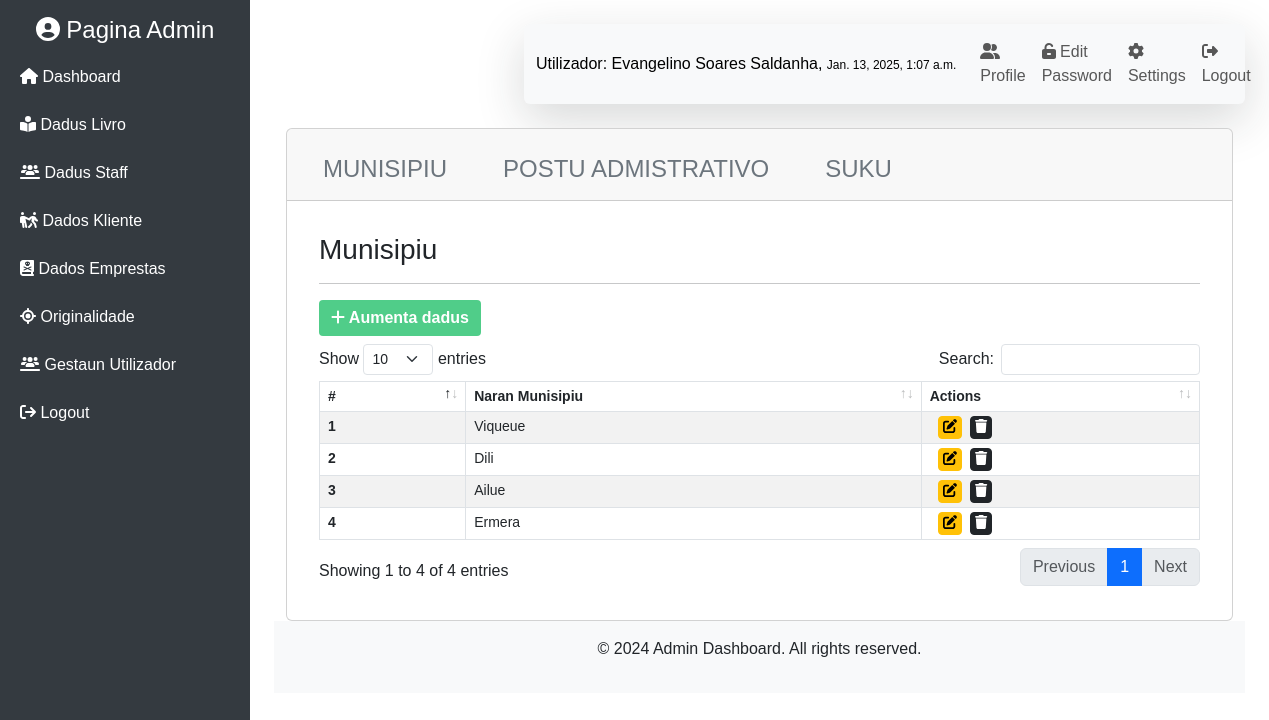
Screenshot of /home/origin/ (signed in) with the database file from the repository.
### mainApp/models.py (models this page shows, shortened)
class Staff(models.Model):
    SEXO_CHOICES = [
        ('Mane', 'Mane'),
        ('Feto', 'Feto'),
    ]
    STADU_CIVIL = [
        ('Solteiro', 'Solteiro'),
        ('Kassadu', 'Kassadu'),
        ('Diborsiadu', 'Diborsiadu'),
        ('Barlakeadu', 'Barlakeadu')
    ]
    id_staff = models.UUIDField(primary_key=True, default=uuid.uuid4, editable=False)
    naran_staff = models.CharField(max_length=225, blank=True, null=True)
    sexu = models.CharField(max_length=4, choices=SEXO_CHOICES, blank=True, null=True)
    data_moris = models.DateField(blank=True, null=True)
    id_suku = models.ForeignKey(Suku, related_name='staff', on_delete=models.CASCADE, blank=True, null=True)
    endereso = models.CharField(max_length=225, blank=True, null=True)
    no_tlf = models.CharField(max_length=20, blank=True, null=True)
    estadu_sivil = models.CharField(max_length=15, default='', choices=STADU_CIVIL,blank=True, null=True)
    user = models.OneToOneField(User, on_delete=models.CASCADE, null= True)
    foto = models.ImageField(
        upload_to='foto_staff/',
        validators=[FileExtensionValidator(allowed_extensions=['png', 'jpg', 'jpeg'])],
        null=True,
        blank=True,
        default='default.png'
    )

class Municipio(models.Model):
    id_mun = models.UUIDField(primary_key=True, default=uuid.uuid4, editable=False)
    mun = models.CharField(max_length=100)

### mainApp/views/views_admin.py (the view)
# urls.py: path('origin/', views.origin, name='origin'),
@login_required
def origin(request):
    mun = Municipio.objects.all()
    context = {
        'title': 'Origin',
        'sub_title': 'Munisipiu',
        'data':  mun,
        'form': FormMun(),
        'title_form': 'Aumenta Munisipiu',
        'btn':'Rai dadus'
    }
    return render(request, 'module/origin/origin.html', context)

### mainApp/forms.py
class FormMun(forms.ModelForm):
    class Meta:
        model = Municipio
        fields = '__all__'
        labels ={
            'mun':'Munisipiu'
        }
        widgets = {
            'mun': forms.TextInput(attrs={'placeholder': 'Prense...'})
        }

### mainApp/templates/module/origin/origin.html (shortened to what this page needs)
{% extends 'base.html' %} {% load crispy_forms_tags %} {% block content %}
<div class="card">
  <div class="card-header">
    <ul class="nav nav-tabs card-header-tabs">
      <li class="btn btn-outline-warning text-uppercase border-0 nav-item">
        <a class="nav-link border-0 text-secondary fs-4" aria-current="true" href="#">Munisipiu</a>
      </li>
      <li class="btn btn-outline-warning text-uppercase border-0 nav-item">
        <a class="nav-link border-0 text-secondary fs-4" href="{% url 'postu' %}">Postu Admistrativo</a>
      </li>
      <li class="btn btn-outline-warning text-uppercase border-0 nav-item">
        <a class="nav-link border-0 text-secondary fs-4" href="{% url 'suku'%}">Suku</a>
      </li>
    </ul>
  </div>
  <div class=" card-body">
    <div class="card-body">
      <h3>{{ sub_title }}</h3>
      <hr />
      <div class="my-2">
        <button type="button" class="btn btn-primary" data-bs-toggle="modal" data-bs-target="#exampleModal"
          id="btn_add">
          <i class="fa fa-plus"></i> Aumenta dadus
        </button>
      </div>
      <div class="table-responsive">
        <table id="activityTable" class="table table-striped table-bordered">
          <thead>
            <tr>
              <th scope="col" class="py-1">#</th>
              <th scope="col" class="py-1">Naran Munisipiu</th>
              <th scope="col" class="py-1">Actions</th>
            </tr>
          </thead>
          <tbody>
            {% for i in data %}
            <tr>
              <th scope="row" class="py-1">{{ forloop.counter }}</th>
              <td class="py-1">{{ i.mun }}</td>
              <td class="py-1">
                <div class="d-flex">
                  <form action="{% url 'update_mun' i.id_mun %}" class="ms-2">
                    <button type="submit" class="btn btn-sm py-0 px-1 p-3 btn-warning">
                      <i class="fa fa-edit"></i>
                    </button>
                  </form>
                  <form action="{% url 'delete_mun' i.id_mun %}" class="ms-2">
                    <button type="submit" class="btn btn-sm py-0 px-1 p-3 btn-dark">
                      <i class="fa fa-trash"></i>
                    </button>
                  </form>
                </div>
              </td>
            </tr>
            {% endfor %}
          </tbody>
        </table>
      </div>
    </div>
  </div>
</div>
{% endblock %}

### templates/navbar.html (shortened to what this page needs)
<nav class="navbar navbar-expand-lg navbar-light bg-light shadow-lg rounded-2">
    <div class="container-fluid rounded-1">
        <a class="navbar-brand fs-6" href="#">Utilizador: {{request.user.staff.naran_staff}}, <span
                style="font-size: 12px;">{{user.last_login}}</span></a>
        <div class="collapse navbar-collapse" id="navbarSupportedContent">
            <ul class="navbar-nav ms-auto mb-2 mb-lg-0">
                <li class="nav-item">
                    <a class="nav-link" href="{% url 'detallu_staff' request.user.staff.id_staff %}"><i
                            class="fa fa-user-friends"></i> Profile</a>
                </li>
                <li class="nav-item">
                    <a class="nav-link" href="{% url 'change-password' %}"><i class="fa fa-unlock-keyhole"></i> Edit
                        Password</a>
                </li>
                <li class="nav-item">
                    <a class="nav-link" href="{% url 'update_staff' request.user.staff.id_staff %}"><i
                            class="fa fa-gear"></i> Settings</a>
                </li>
                <li class="nav-item">
                    <a class="nav-link" href="{% url 'logout' %}"><i class="fa fa-sign-out-alt "></i> Logout</a>
                </li>
            </ul>
        </div>
    </div>
</nav>

### static/css/style.css (style rules this page uses)
body { font-family: 'Arial', sans-serif; overflow-x: hidden; }
.navbar { margin-left: 250px; transition: margin-left 0.3s ease; }
th { font-size: 14px; }
td { font-size: 14px; }
#btn_add { background-color: #50cd89; border: 0px; font-weight: bold; border-radius: 4px; color: white; }

### rows the page displays
Municipio: mun "Viqueue"
Municipio: mun "Dili"
Municipio: mun "Ailue"
Municipio: mun "Ermera"

### other values shown
{{ request.user.staff.naran_staff }} "Evangelino Soares Saldanha"
{{ user.last_login }} "Jan. 13, 2025, 1:07 a.m."
{{ sub_title }} "Munisipiu"
